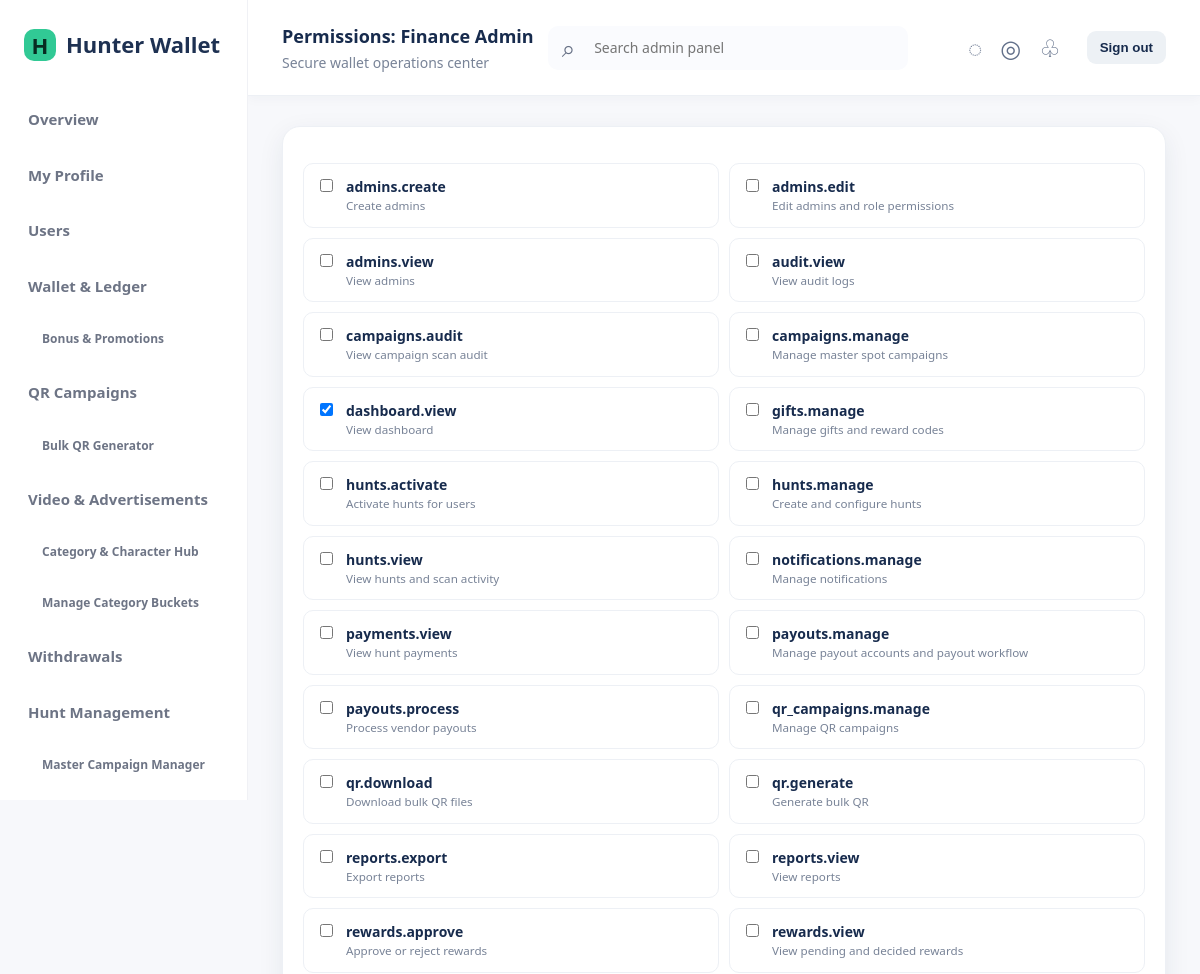
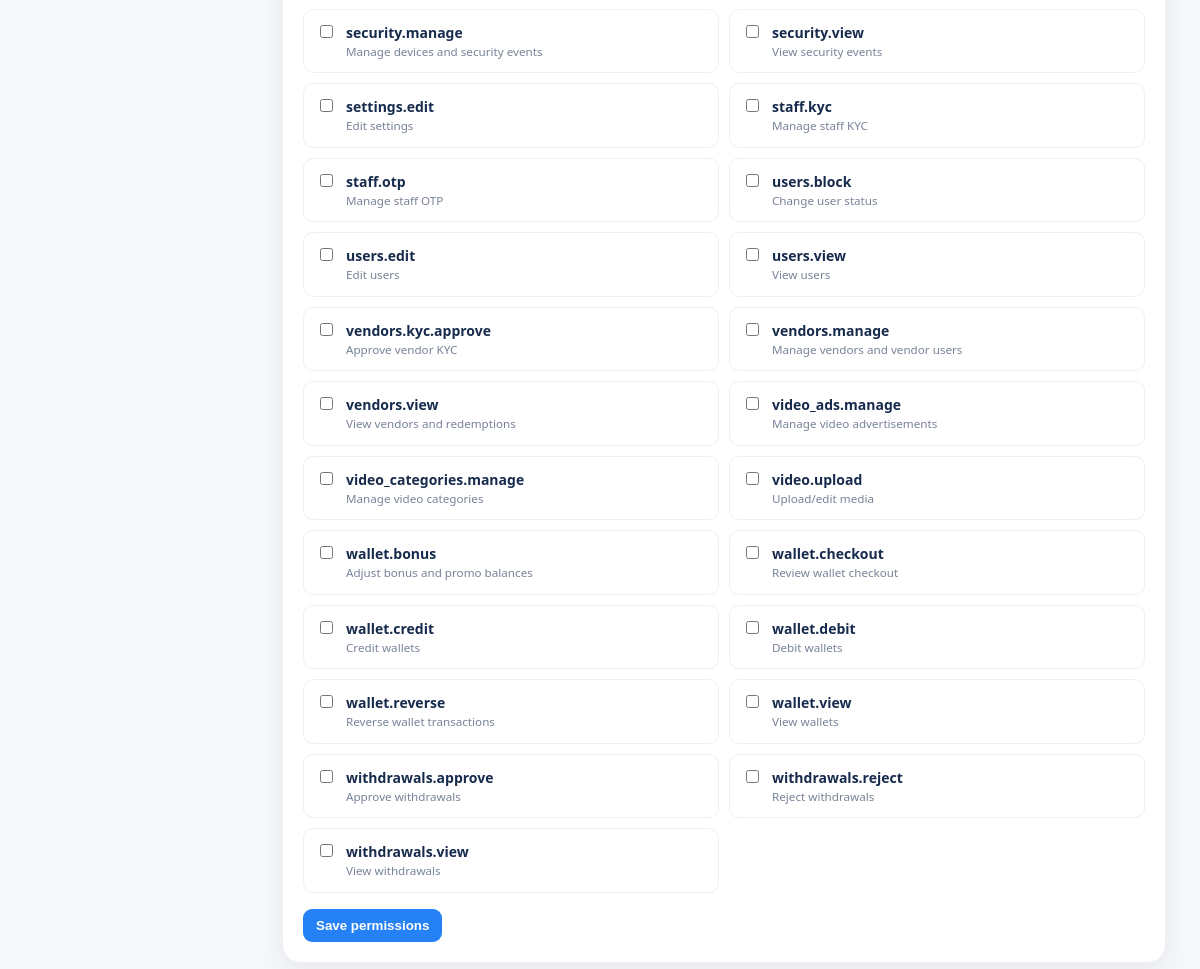
Screenshot of /admin/admins/permissions.php?role_id=2 (signed in) with the database file from the repository (2 pictures, top to bottom).
### tables this page shows
CREATE TABLE admin_permissions (id INT UNSIGNED AUTO_INCREMENT PRIMARY KEY, code VARCHAR(100) NOT NULL UNIQUE, description VARCHAR(255) NULL);

CREATE TABLE admin_roles (id INT UNSIGNED AUTO_INCREMENT PRIMARY KEY, name VARCHAR(80) NOT NULL UNIQUE, created_at DATETIME NOT NULL DEFAULT CURRENT_TIMESTAMP);

### config/database.php (called while the page is built, shortened)
<?php
function db(): PDO
{
    static $pdo;
    if ($pdo instanceof PDO) return $pdo;
    $dsn = sprintf('mysql:host=%s;port=%s;dbname=%s;charset=utf8mb4', env('DB_HOST', '127.0.0.1'), env('DB_PORT', '3306'), env('DB_NAME', 'hunter_wallet'));
    $pdo = new PDO($dsn, (string) env('DB_USER', 'root'), (string) env('DB_PASS', ''), [
        PDO::ATTR_ERRMODE => PDO::ERRMODE_EXCEPTION,
        PDO::ATTR_DEFAULT_FETCH_MODE => PDO::FETCH_ASSOC,
        PDO::ATTR_EMULATE_PREPARES => false,
    ]);
    return $pdo;
}

### includes/functions.php (called while the page is built, shortened)
<?php
function e(mixed $value): string { return htmlspecialchars((string) $value, ENT_QUOTES | ENT_SUBSTITUTE, 'UTF-8'); }

### includes/auth.php (called while the page is built, shortened)
<?php
function admin(): ?array
{
    static $cached = false;
    if ($cached !== false) return $cached;
    $stmt = db()->prepare('SELECT a.*, r.name role_name FROM admins a JOIN admin_roles r ON r.id=a.role_id WHERE a.id=? AND a.status="ACTIVE"');
    $stmt->execute([(int) $_SESSION['admin_id']]);
    return $cached = ($stmt->fetch() ?: null);
}
function require_admin(): void { if (!admin()) { flash('error', 'Please sign in.'); redirect('/admin/login.php'); } }

### includes/permissions.php (called while the page is built, shortened)
<?php
function permissions(): array
{
    static $items;
    if ($items !== null) return $items;
    $current = admin(); if (!$current) return $items = [];
    if ($current['role_name'] === 'Super Admin') return $items = ['*'];
    $stmt = db()->prepare('SELECT p.code FROM admin_permissions p JOIN admin_role_permissions rp ON rp.permission_id=p.id WHERE rp.role_id=?');
    $stmt->execute([$current['role_id']]); return $items = array_column($stmt->fetchAll(), 'code');
}
function can(string $permission): bool { $all = permissions(); return in_array('*', $all, true) || in_array($permission, $all, true); }
function require_permission(string $permission): void { require_admin(); if (!can($permission)) { http_response_code(403); exit('Forbidden'); } }

### admin/admins/permissions.php (the view)
<?php declare(strict_types=1);require dirname(__DIR__,2).'/includes/bootstrap.php';require_permission('admins.edit');$roleId=filter_var(input('role_id'),FILTER_VALIDATE_INT);if(!$roleId){http_response_code(404);exit('Not found');}$stmt=db()->prepare('SELECT * FROM admin_roles WHERE id=?');$stmt->execute([$roleId]);$role=$stmt->fetch();if(!$role){http_response_code(404);exit('Not found');}$permissions=db()->query('SELECT * FROM admin_permissions ORDER BY code')->fetchAll();if(is_post()){verify_csrf();if($role['name']==='Super Admin'){flash('error','Super Admin always has complete access.');}else{$chosen=array_map('intval',(array)($_POST['permissions']??[]));$valid=array_map('intval',array_column($permissions,'id'));$chosen=array_values(array_intersect($chosen,$valid));$pdo=db();$pdo->beginTransaction();try{$old=$pdo->prepare('SELECT permission_id FROM admin_role_permissions WHERE role_id=?');$old->execute([$roleId]);$before=array_map('intval',array_column($old->fetchAll(),'permission_id'));$pdo->prepare('DELETE FROM admin_role_permissions WHERE role_id=?')->execute([$roleId]);$insert=$pdo->prepare('INSERT INTO admin_role_permissions(role_id,permission_id) VALUES(?,?)');foreach($chosen as $permissionId)$insert->execute([$roleId,$permissionId]);audit_log((int)admin()['id'],'ROLE_PERMISSIONS_UPDATED','admins',(string)$roleId,$before,$chosen);$pdo->commit();flash('success','Role permissions updated.');}catch(Throwable $e){if($pdo->inTransaction())$pdo->rollBack();flash('error','Could not update permissions.');}}redirect('/admin/admins/permissions.php?role_id='.$roleId);}$currentStmt=db()->prepare('SELECT permission_id FROM admin_role_permissions WHERE role_id=?');$currentStmt->execute([$roleId]);$current=array_map('intval',array_column($currentStmt->fetchAll(),'permission_id'));$pageTitle='Permissions: '.$role['name'];require APP_ROOT.'/includes/header.php';?>
<section class="panel"><form method="post"><?=csrf_field()?><div class="permission-grid"><?php foreach($permissions as $p):?><label class="check-card"><input type="checkbox" name="permissions[]" value="<?=e($p['id'])?>" <?=in_array((int)$p['id'],$current,true)?'checked':''?> <?=$role['name']==='Super Admin'?'disabled':''?>><span><strong><?=e($p['code'])?></strong><small><?=e($p['description'])?></small></span></label><?php endforeach?></div><?php if($role['name']!=='Super Admin'):?><button class="btn">Save permissions</button><?php endif?></form></section><?php require APP_ROOT.'/includes/footer.php';

### assets/css/style.css (style rules this page uses)
:root { --navy:#12263f;--ink:#182534;--muted:#6c7b8a;--line:#e5eaf0;--bg:#f5f7fa;--green:#0d9f6e;--red:#d13c4d;--amber:#d78909;--blue:#2764d9;--white:#fff;--radius:14px;--shadow:0 8px 24px rgba(18,38,63,.07) }
* { box-sizing:border-box }
body { margin:0;background:var(--bg);color:var(--ink);font:14px/1.5 system-ui,-apple-system,BlinkMacSystemFont,"Segoe UI",sans-serif }
.card,.panel { background:white;border:1px solid var(--line);border-radius:var(--radius);box-shadow:var(--shadow) }
.panel { padding:20px;margin-bottom:20px }
.btn { appearance:none;border:0;border-radius:9px;background:var(--blue);color:white;padding:9px 13px;font-weight:700;cursor:pointer;display:inline-block }
input,select,textarea { font:inherit;border:1px solid #ccd5df;border-radius:9px;padding:10px 11px;background:white;min-height:40px }
.permission-grid { display:grid;grid-template-columns:repeat(2,minmax(0,1fr));gap:10px;margin:16px 0 }
.check-card { display:flex;gap:10px;align-items:flex-start;border:1px solid var(--line);border-radius:10px;padding:12px }
.check-card input { min-height:auto }
.check-card small { display:block;color:var(--muted) }
:root { --navy:#fff;--ink:#172b4d;--muted:#788397;--line:#edf0f5;--bg:#f7f8fb;--blue:#2781f6;--radius:18px;--shadow:0 8px 26px rgba(31,48,75,.08) }
.panel,.card { border-radius:18px;box-shadow:0 8px 26px rgba(31,48,75,.08) }

### rows the page displays
admin_permissions: code "admins.create", description "Create admins"
admin_permissions: code "admins.edit", description "Edit admins and role permissions"
admin_permissions: code "admins.view", description "View admins"
admin_permissions: code "audit.view", description "View audit logs"
admin_permissions: code "campaigns.audit", description "View campaign scan audit"
admin_permissions: code "campaigns.manage", description "Manage master spot campaigns"
admin_permissions: id.name "☑", code "dashboard.view", description "View dashboard"
admin_permissions: code "gifts.manage", description "Manage gifts and reward codes"
admin_permissions: code "hunts.activate", description "Activate hunts for users"
admin_permissions: code "hunts.manage", description "Create and configure hunts"
admin_permissions: code "hunts.view", description "View hunts and scan activity"
admin_permissions: code "notifications.manage", description "Manage notifications"
admin_permissions: code "payments.view", description "View hunt payments"
admin_permissions: code "payouts.manage", description "Manage payout accounts and payout workflow"
admin_permissions: code "payouts.process", description "Process vendor payouts"
admin_permissions: code "qr_campaigns.manage", description "Manage QR campaigns"
admin_permissions: code "qr.download", description "Download bulk QR files"
admin_permissions: code "qr.generate", description "Generate bulk QR"
admin_permissions: code "reports.export", description "Export reports"
admin_permissions: code "reports.view", description "View reports"
admin_permissions: code "rewards.approve", description "Approve or reject rewards"
admin_permissions: code "rewards.view", description "View pending and decided rewards"
admin_permissions: code "security.manage", description "Manage devices and security events"
admin_permissions: code "security.view", description "View security events"
admin_permissions: code "settings.edit", description "Edit settings"
admin_permissions: code "staff.kyc", description "Manage staff KYC"
admin_permissions: code "staff.otp", description "Manage staff OTP"
admin_permissions: code "users.block", description "Change user status"
admin_permissions: code "users.edit", description "Edit users"
admin_permissions: code "users.view", description "View users"
admin_permissions: code "vendors.kyc.approve", description "Approve vendor KYC"
admin_permissions: code "vendors.manage", description "Manage vendors and vendor users"
admin_permissions: code "vendors.view", description "View vendors and redemptions"
admin_permissions: code "video_ads.manage", description "Manage video advertisements"
admin_permissions: code "video_categories.manage", description "Manage video categories"
admin_permissions: code "video.upload", description "Upload/edit media"
admin_permissions: code "wallet.bonus", description "Adjust bonus and promo balances"
admin_permissions: code "wallet.checkout", description "Review wallet checkout"
admin_permissions: code "wallet.credit", description "Credit wallets"
admin_permissions: code "wallet.debit", description "Debit wallets"
admin_permissions: code "wallet.reverse", description "Reverse wallet transactions"
admin_permissions: code "wallet.view", description "View wallets"
admin_permissions: code "withdrawals.approve", description "Approve withdrawals"
admin_permissions: code "withdrawals.reject", description "Reject withdrawals"
admin_permissions: code "withdrawals.view", description "View withdrawals"

### other values shown
$brandName "Hunter Wallet"
$pageTitle "Permissions: Finance Admin"
$pageSubtitle "Secure wallet operations center"
